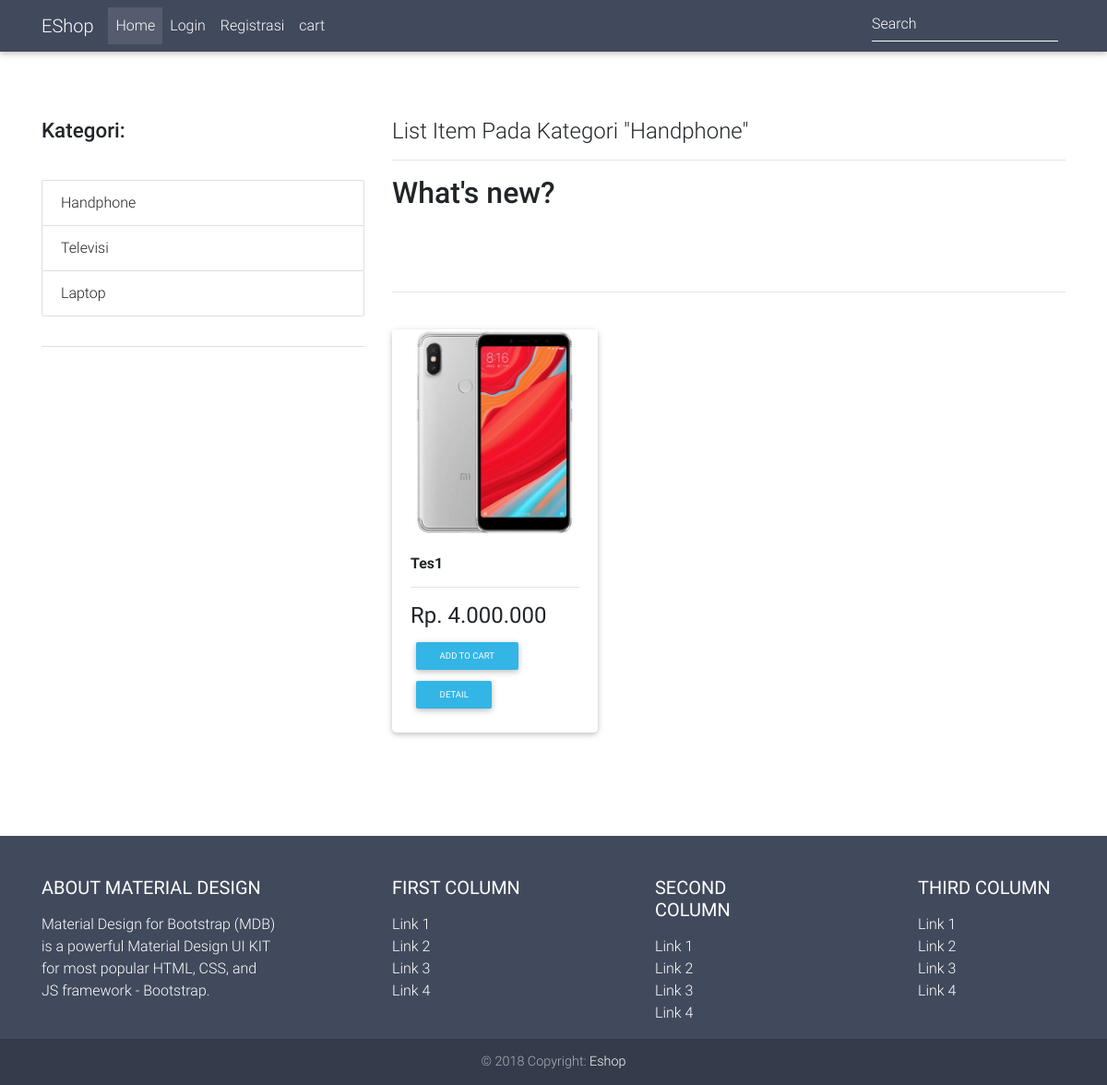
/home/kategori/handphone, run on the app's committed database.
### tables this page shows
CREATE TABLE IF NOT EXISTS `t_kategori` (
`id_kategori` smallint(6) NOT NULL,
  `kategori` varchar(30) NOT NULL,
  `url` varchar(30) NOT NULL
);

CREATE TABLE IF NOT EXISTS `t_rkategori` (
  `id_item` int(7) NOT NULL,
  `id_kategori` smallint(6) NOT NULL
);

CREATE TABLE IF NOT EXISTS `t_items` (
`id_item` int(7) NOT NULL,
  `nama_item` varchar(255) NOT NULL,
  `harga` int(10) NOT NULL,
  `berat` int(5) NOT NULL,
  `status` tinyint(1) NOT NULL,
  `gambar` varchar(255) NOT NULL,
  `deskripsi` text NOT NULL
);

### application/models/App.php (called while the page is built, shortened)
<?php
class App extends CI_Model {
	function get_all($table)
	{
		$this->db->from($table);
		return $this->db->get();
	}
	function get_where($table = null, $where = null)
	{
		$this->db->from($table);
		$this->db->where($where);
		return $this->db->get();
	}
}

### application/libraries/Template.php (called while the page is built, shortened)
<?php
class Template
{
   function __construct()
   {
      $this->ci =&get_instance();
   }
   function olshop($template, $data='')
   {
      $this->ci->load->model('app');
      $data['kategori'] = $this->ci->app->get_all('t_kategori');
      $data['content'] = $this->ci->load->view($template, $data, TRUE);
      $this->ci->load->view('index2', $data);
   }
}

### application/controllers/Home.php (called while the page is built, shortened)
<?php
class Home extends CI_Controller {
	public function kategori()
	{
		$url = strtolower(str_replace([' ','%20','_'], '-', $this->uri->segment(3)));
		$table = 't_kategori k JOIN t_rkategori rk ON (k.id_kategori = rk.id_kategori) JOIN t_items i ON (rk.id_item = i.id_item)';
      $data['data'] = $this->app->get_where($table, ['i.status' => 1, 'k.url' => $url]);
		$data['url'] = ucwords(str_replace(['-','%20','_'], ' ', $this->uri->segment(3)));
		$this->template->olshop('home', $data);
	}
}

### index.php (called while the page is built, shortened)
<?php
require_once BASEPATH.'core/CodeIgniter.php';

### application/views/index2.php (the view, shortened to what this page needs)
<!DOCTYPE html>
<html lang="en">
<head>
    <link rel="stylesheet" href="<?= base_url(); ?>assets/front/https://maxcdn.bootstrapcdn.com/font-awesome/4.7.0/css/font-awesome.min.css">
  <link rel="stylesheet" href="<?= base_url(); ?>admin_assets/font-awesome/css/font-awesome.min.css">
    <link href="<?= base_url(); ?>assets/front/css/bootstrap.min.css" rel="stylesheet">
    <link href="<?= base_url(); ?>assets/front/css/mdb.min.css" rel="stylesheet">
    <link href="<?= base_url(); ?>assets/front/css/style.css" rel="stylesheet">
</head>
<body>
    <header>
        <nav class="navbar navbar-expand-lg navbar-dark">
            <div class="container">
                <a class="navbar-brand" href="<?= base_url(); ?>home">EShop</a>
                <div class="collapse navbar-collapse" id="navbarSupportedContent">
                    <ul class="navbar-nav mr-auto">
                        <li class="nav-item active">
                            <a class="nav-link" href="<?= base_url(); ?>">Home
                            </a>
                        </li>
                         <?php if ($this->session->userdata('user_login')) { ?>
                        <li class="nav-item btn-group" >
                            <a class="nav-link dropdown-toggle" id="navbarDropdownMenuLink" data-toggle="dropdown" aria-haspopup="true" aria-expanded="false" data-activates="drop1"> <?= ucwords($this->session->userdata('name')); ?>
                            </a>
                            <div class="dropdown-menu"   id="drop1">
                                <a class="dropdown-item" href="<?= base_url(); ?>home/profil">Profil</a>
                                <a class="dropdown-item" href="<?= base_url(); ?>home/password">Ubah Password</a>
                                <a class="dropdown-item" href="<?= base_url(); ?>home/transaksi">Transaksi</a>
                                <a class="dropdown-item" href="<?= base_url(); ?>home/logout">Logout</a>
                            </div>
                        </li>
                        <?php } else { ?>
                         <li class="nav-item">
                            <a class="nav-link" href="<?= base_url(); ?>home/login">Login</a>
                        </li>
                        <li class="nav-item">
                            <a class="nav-link" href="<?= base_url(); ?>home/registrasi">Registrasi</a>
                        </li>
                         <?php } ?>
                  <li class="nav-item">
                     <a  class="nav-link" href="<?= base_url(); ?>cart">
                        <?php
                        if ($this->cart->total() > 0) {
                           echo 'Rp. '.number_format($this->cart->total(), 0, ',', '.');
                        } else {
                           echo 'cart';
                        }
                        ?>
                     </a>
                  </li>
                    </ul>
                    <form class="form-inline">
                        <input class="form-control mr-sm-2" type="text" placeholder="Search" aria-label="Search">
                    </form>
                </div>
            </div>
        </nav>
    </header>
    <main>
        <div class="container">
            <div class="row mt-4">
                <div class="col-lg-4 wow fadeIn" data-wow-delay="0.2s">
                    <div class="widget-wrapper" data-activates="kat1">
                        <h4 class="h4-responsive font-bold mb-3">Kategori:</h4>
                        <br>
                        <div class="list-group" id="kat1">
                        <?php foreach ($kategori->result() as $kat): ?>
                           <a href="<?=base_url();?>home/kategori/<?=$kat->url;?>" class="list-group-item"> <?=$kat->kategori;?></a>
                        <?php endforeach; ?>
                        </div>
                    </div>
                </div>
                <div class="col-lg-8">
                    <div class="item">
                         <?= $content; ?>
                    </div>
                </div>
            </div>
        </div>
    </main>
    <footer class="page-footer center-on-small-only">
        <div class="container">
            <div class="row mt-4">
                <div class="col-lg-3 col-md-6">
                    <h5 class="title mb-3">
                        <strong>About material design</strong>
                    </h5>
                    <p>Material Design for Bootstrap (MDB) is a powerful Material Design UI KIT for most popular HTML, CSS,
                        and JS framework - Bootstrap.</p>
                </div>
                <div class="col-lg-2 col-md-6 ml-auto">
                    <h5 class="title mb-3">
                        <strong>First column</strong>
                    </h5>
                    <ul>
                        <li>
                            <a href="<?= base_url(); ?>assets/front/#!">Link 1</a>
                        </li>
                        <li>
                            <a href="<?= base_url(); ?>assets/front/#!">Link 2</a>
                        </li>
                        <li>
                            <a href="<?= base_url(); ?>assets/front/#!">Link 3</a>
                        </li>
                        <li>
                            <a href="<?= base_url(); ?>assets/front/#!">Link 4</a>
                        </li>
                    </ul>
                </div>
                <div class="col-lg-2 col-md-6 ml-auto">
                    <h5 class="title mb-3">
                        <strong>Second column</strong>
                    </h5>
                    <ul>
                        <li>
                            <a href="<?= base_url(); ?>assets/front/#!">Link 1</a>
                        </li>
                        <li>
                            <a href="<?= base_url(); ?>assets/front/#!">Link 2</a>
                        </li>
                        <li>
                            <a href="<?= base_url(); ?>assets/front/#!">Link 3</a>
                        </li>
                        <li>
                            <a href="<?= base_url(); ?>assets/front/#!">Link 4</a>
                        </li>
                    </ul>
                </div>
                <div class="col-lg-2 col-md-6 ml-auto">
                    <h5 class="title mb-3">
                        <strong>Third column</strong>
                    </h5>
                    <ul>
                        <li>
                            <a href="<?= base_url(); ?>assets/front/#!">Link 1</a>
                        </li>
                        <li>
                            <a href="<?= base_url(); ?>assets/front/#!">Link 2</a>
                        </li>
                        <li>
                            <a href="<?= base_url(); ?>assets/front/#!">Link 3</a>
                        </li>
                        <li>
                            <a href="<?= base_url(); ?>assets/front/#!">Link 4</a>
                        </li>
                    </ul>
                </div>
            </div>
        </div>
        <div class="footer-copyright">
            <div class="container-fluid">
                © 2018 Copyright:
                <a href="<?= base_url(); ?>home"> Eshop </a>
            </div>
        </div>
    </footer>
</body>
</html>

### application/views/home.php
<?php
if ($data->num_rows() > 0) {
   if (isset($url)) {
      echo '<h4>List Item Pada Kategori "'.$url.'"</h4><hr />';
   }
?>
                    <div class="row wow fadeIn" data-wow-delay="0.4s">
                        <div class="col-lg-12">
                            <h2 class="h2-responsive font-bold mb-5">What's new?</h2>
                        </div>
                    </div>
                    <br>
                    <hr class="extra-margins">
<div class="row">
   <?php foreach($data->result() as $key) : ?>
      <div class="col-lg-4">
                            <div class="card mb-r wow fadeIn" data-wow-delay="0.2s">
           <img class="img-fluid" src="<?= base_url(); ?>assets/upload/<?= $key->gambar; ?>" alt="Card image cap">
                                <div class="card-body">
                                    <h5 class="font-bold">
                                        <strong><?= $key->nama_item; ?></strong>
                                    </h5>
                                    <hr>
                                    <h4>Rp. <?= number_format($key->harga, 0, ',', '.'); ?>
                                    </h4>
                                    <a href="<?= base_url(); ?>cart/add/<?= $key->id_item; ?>" class="btn btn-info btn-sm">Add To Cart </a>
                                    <a href="<?= base_url(); ?>home/detail/<?= $key->id_item; ?>" class="btn btn-info btn-sm">Detail </a>
                                </div>
         </div>
      </div>
   <?php endforeach; ?>
</div>
<?php
} else {
   echo '<h4>Kategori "'.$url.'" Masih Kosong</h4><hr />';
}
?>

### application/views/index2.php (style rules this page uses)
main { padding-top: 3rem; padding-bottom: 2rem; }
.widget-wrapper { padding-bottom: 2rem; border-bottom: 1px solid #e0e0e0; margin-bottom: 2rem; }
.extra-margins { margin-top: 1rem; margin-bottom: 2.5rem; }
.navbar { background-color: #414a5c; }
footer.page-footer { background-color: #414a5c; margin-top: 2rem; }
.list-group-item:not(.active) { color: #222; }
.card { font-weight: 300; }

### data on the page
t_kategori: kategori "Handphone"
t_kategori: kategori "Televisi"
t_kategori: kategori "Laptop"
t_rkategori: id_item.gambar (picture), id_item.nama_item "Tes1", id_item.harga "4.000.000"

### other printed values
$url "Handphone"
